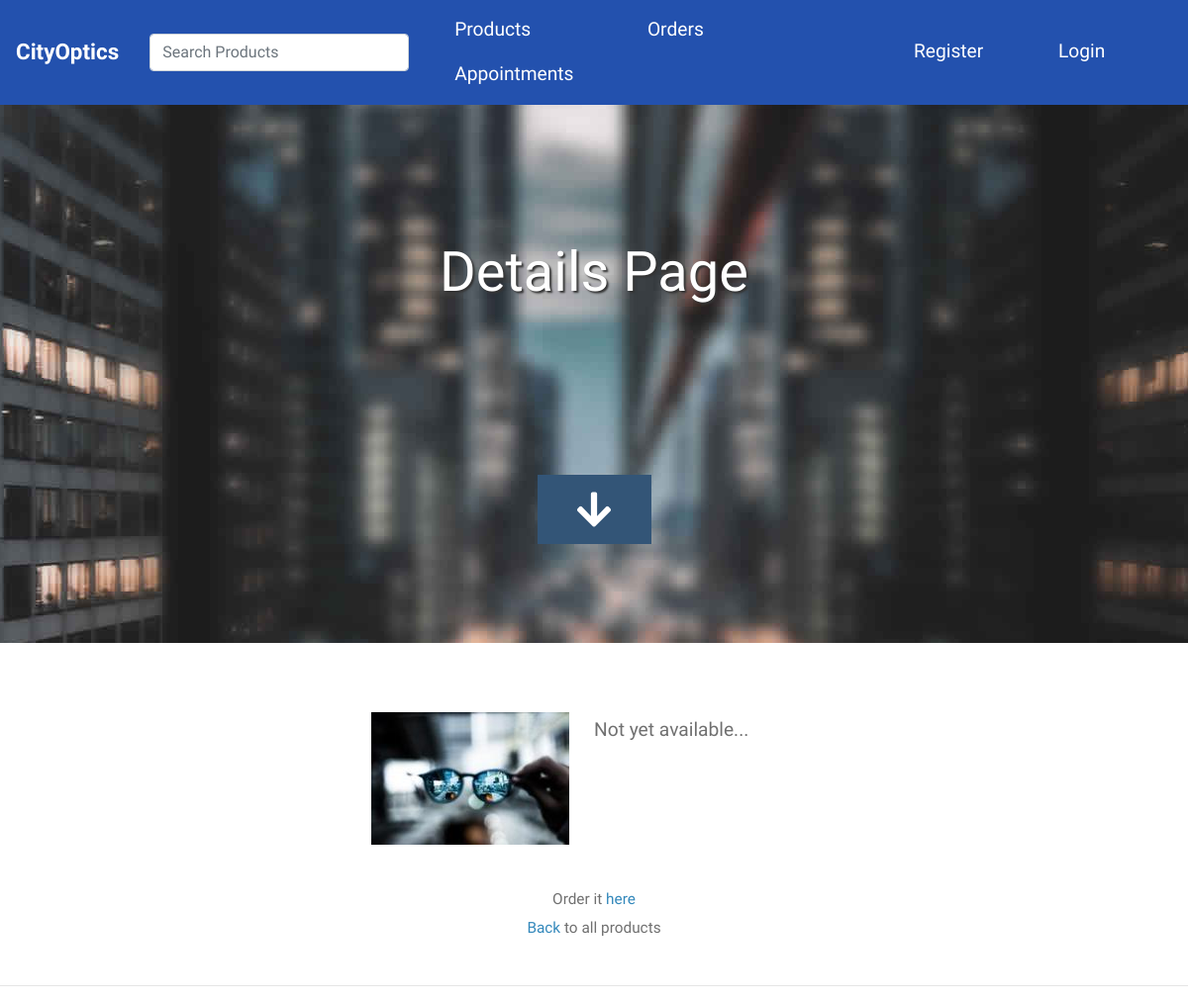
Page /products/product-detail/23 on the earlier database version.
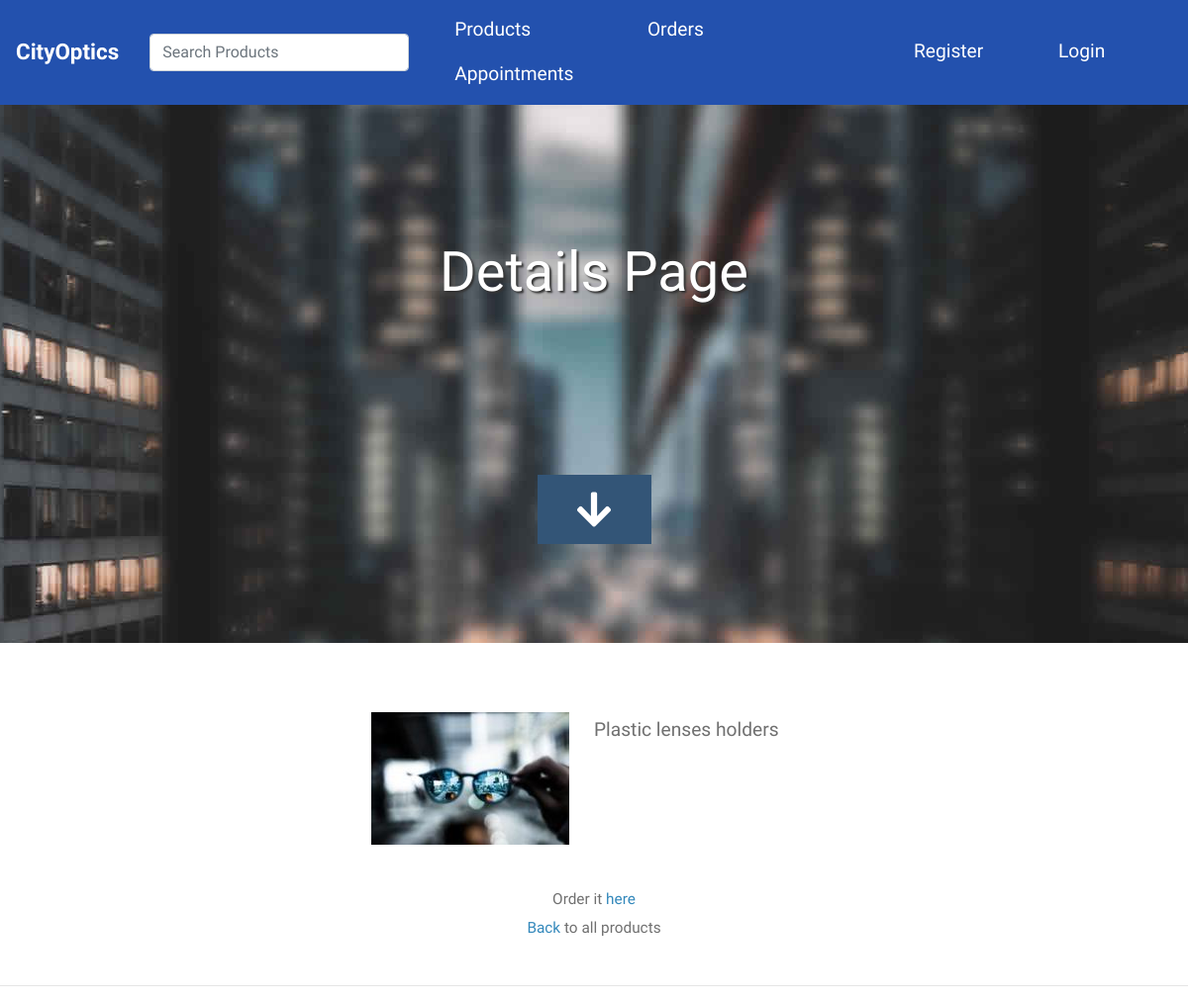
Same page on the later database version.
### products/models.py (models this page shows, shortened)
class Product(models.Model):
    name = models.CharField(max_length=150)
    price = models.DecimalField(max_digits=10, decimal_places=2)
    present = models.BooleanField(default=False)
    description = models.TextField()
    image = models.ImageField(default='default.jpg', upload_to='products_pics')
    objects = ProductManager()

### products/views.py (the view)
# urls.py: path('product-detail/<str:pk>', views.details, name='product_details'),
def details(request, pk):
    try:
        product = Product.objects.get(id=pk)
        context = {'product': product, 'object': 'Details'}
        return render(request, 'products/product_details.html', context)
    except ObjectDoesNotExist:
        raise Http404

### products/templates/products/product_details.html (shortened to what this page needs)
{% extends 'base.html' %}
{% load static %}
{% block content %}
{% include 'navbar.html' %}
{% include 'hero.html' %}
<div class="row">
    <div class="col-12">
        <div class="mx-auto tm-gallery-container" style="padding-bottom:10px;">
            <div class="grid tm-gallery">
                <a href="{{ product.image.url }}">
                    <figure class="effect-honey tm-gallery-item">
                        <img src="{{ product.image.url }}" alt="Image 1" class="img-fluid">
                        <figcaption>
                            <h2></h2>
                        </figcaption>
                    </figure>
                </a>
                <p>{{product.description}}</p>
            </div>
        </div>
    </div>
</div>
<div class="container">
    <center><small>{% if product.present %}Order it <a href="{% url 'order_specific' product.id %}">here</a>
                        {% else %} Currently unavailable {% endif %}</small></center>
</div>
<div class="container">
    <center><small><a href="{% url 'all_products' %}">Back </a>to all products</small></center>
</div>
<br><hr>
{% endblock content %}

### templates/base.html (shortened to what this page needs)
{% load static %}
<!DOCTYPE html>
<html lang="en">
<head>
    <link rel="stylesheet" href="{% static 'fontawesome-5.5/css/all.min.css' %}" />
    <link rel="stylesheet" href="{% static 'slick/slick.css' %}">
    <link rel="stylesheet" href="{% static 'slick/slick-theme.css' %}">
    <link rel="stylesheet" href="{% static 'magnific-popup/magnific-popup.css' %}">
    <link rel="stylesheet" href="{% static 'css/bootstrap.min.css' %}" />
    <link rel="stylesheet" href="{% static 'css/tooplate-infinite-loop.css' %}" />
</head>
<body>
{% block content %}
{% endblock content %}
</body>
</html>

### templates/navbar.html (shortened to what this page needs)
<div class="container-fluid">
    <div class="row">
        <nav class="navbar navbar-expand-md tm-navbar" style="background:#2351ae;">
            <div class="collapse navbar-collapse" id="navbarSupportedContent">
                <div class="tm-next">
                    <a href="{% url 'index' %}" class="navbar-brand">CityOptics</a>
                </div>
                 <div class="col-3">
                    <li class="nav-item">
                        <form method="POST" action="{% url 'city-optics' %}">
                            <input type="search" name="searcher" placeholder="Search Products" class="form-control">
                        </form>
                    </li>
                 </div>
                <div class="col-4">
                    <div class="row">
                        <div class="col">
                        <li class="nav-item">
                        <a class="nav-link tm-nav-link" href="{% url 'products' %}">Products</a>
                        </li>
                        </div>
                        <div class="col">
                        <li class="nav-item">
                        <a class="nav-link tm-nav-link" href="{% url 'order' %}">Orders</a>
                        </li>
                        </div>
                        <div class="col">
                        <li class="nav-item">
                        <a class="nav-link tm-nav-link" href="{% url 'appointment' %}">Appointments</a>
                        </li>
                        </div>
                    </div>
                </div>
                {% if request.user.is_anonymous %}
                <div class="col-3 ml-auto">
                    <div class="row">
                        <div class="col">
                        <li class="nav-item">
                        <a class="nav-link tm-nav-link" href="{% url 'register' %}">Register</a>
                        </li>
                        </div>
                        <div class="col">
                        <li class="nav-item">
                        <a class="nav-link tm-nav-link" href="{% url 'login' %}">Login</a>
                        </li>
                        </div>
                    </div>
                </div>
                {% endif %}
            </div>
        </nav>
    </div>
</div>

### templates/hero.html
<section id="infinite" class="text-white tm-font-big tm-parallax" style="height:650px; padding-bottom:15px;">
    <div class="text-center tm-hero-text-container">
        <div class="tm-hero-text-container-inner">
            <h2 class="tm-hero-title" style="margin-top:15px;">{{object|title}} Page</h2>
        </div>
    </div>
    <div class="tm-next tm-intro-next">
        <a href="#contact" class="text-center tm-down-arrow-link">
            <i class="fas fa-2x fa-arrow-down tm-down-arrow"></i>
        </a>
    </div>
</section>

### templates/scripts.html (shortened to what this page needs)
{% load static %}

### static/css/tooplate-infinite-loop.css (style rules this page uses)
body { font-family: "Raleway", sans-serif; font-size: 1.2em; color: #707070; margin: 0; padding: 0; overflow-x: hidden; }
a { transition: all 0.3s ease; color: #38B; }
.tm-font-big { font-size: 1.25rem; }
.tm-navbar { position: fixed; width: 100%; z-index: 1000; background-color: transparent; transition: all 0.3s ease; }
.navbar-brand { color: white; font-size: 1.4rem; font-weight: bold; }
.nav-item { list-style: none; }
.tm-nav-link { color: white; }
#infinite { background-color: #222; background-image: url(../img/infinite-loop-01.jpg); background-repeat: no-repeat; height: 100vh; min-height: 375px; position: relative; }
@media (min-height: 830px) { #infinite { background-position: center -210px; } }
.tm-hero-text-container { width: 100%; height: 100%; display: flex; flex-flow: column; justify-content: center; }
.tm-hero-text-container-inner { margin-top: -90px; }
.tm-hero-title { font-size: 3.5rem; text-shadow: 2px 2px 2px #333; }
.tm-intro-next { position: absolute; bottom: 100px; left: 0; right: 0; }
.tm-down-arrow-link { display: block; margin-top: 18%; }
.tm-down-arrow { color: #FFF; cursor: pointer; background: #357; padding: 15px 40px; transition: all 0.3s ease; }
.tm-gallery-container { padding-top: 70px; padding-bottom: 120px; }
.tm-gallery-item { margin: 0 15px; }
.grid figure { position: relative; float: left; overflow: hidden; background: #3085a3; text-align: center; cursor: pointer; }
.grid figure img { position: relative; display: block; min-height: 100%; max-width: 100%; opacity: 0.8; }
.grid figure figcaption { padding: 2em; color: #fff; text-transform: uppercase; font-size: 1.25em; -webkit-backface-visibility: hidden; backface-visibility: hidden; }
.grid figure figcaption::before, .grid figure figcaption::after { pointer-events: none; }
.grid figure figcaption, .grid figure figcaption > a { position: absolute; top: 0; left: 0; width: 100%; height: 100%; }
.grid figure h2 { word-spacing: -0.15em; font-size: 0.9em; font-weight: 300; }
.grid figure h2, .grid figure p { margin: 0; }
figure.effect-honey { background: #4a3753; max-width: 220px; }
figure.effect-honey img { opacity: 1; -webkit-transition: opacity 0.35s; transition: opacity 0.35s; }
figure.effect-honey figcaption::before { position: absolute; bottom: 0; left: 0; width: 100%; height: 10px; background: #38C; content: ""; -webkit-transform: translate3d(0, 10px, 0); transform: translate3d(0, 10px, 0); }
figure.effect-honey h2 { position: absolute; bottom: 0; left: 0; padding: 1em 1.5em; width: 100%; text-align: left; -webkit-transform: translate3d(0, -30px, 0); transform: translate3d(0, -30px, 0); }
figure.effect-honey figcaption::before, figure.effect-honey h2 { -webkit-transition: -webkit-transform 0.35s; transition: transform 0.35s; }
::placeholder { color: white; opacity: 1; }
p { line-height: 1.9; }
@media (min-width: 1200px) { .container { max-width: 1275px; } }

Differences in the rows shown:
changed Product: description "Not yet available..." → "Plastic lenses holders"
